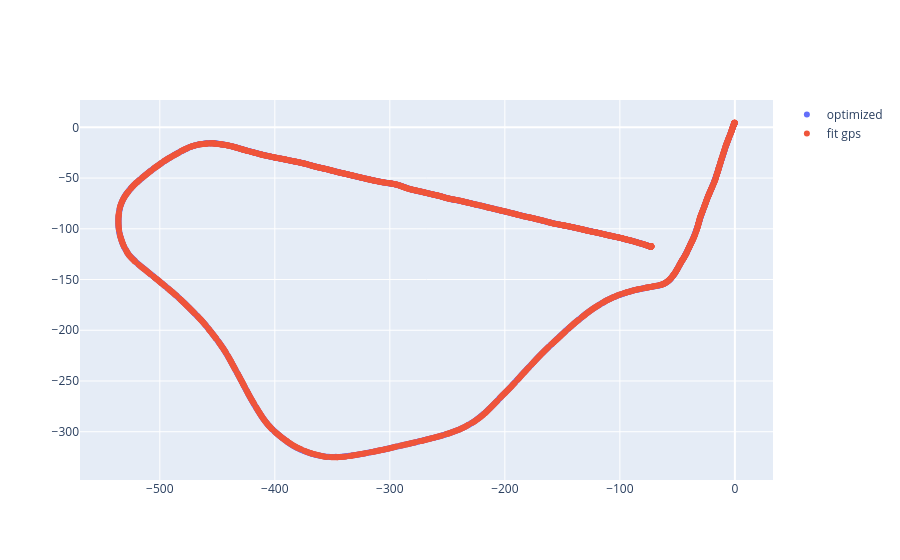

Notebook cell for this chart:
### Code cell
pose_arr = np.array([pose.translation() for pose in optimized_poses])
fig = go.Figure()
timestamps = fit_gps.index[:len(optimized_poses)]
fig.add_trace(go.Scatter(x=pose_arr[:, 0], y=pose_arr[:, 1], mode='markers', name='optimized', hovertext=[f'timestamp: {ts}' for ts in timestamps]))
fig.add_trace(go.Scatter(x=fit_enu.x, y=fit_enu.y, mode='markers', name='fit gps', hovertext=[f'timestamp: {ts}' for ts in timestamps]))
fig.show()

### Figure 1 — Plotly figure (JSON) as saved in the notebook; plotly's stock layout.template omitted (floating-point values rounded to 4 significant figures; data arrays with more than 128 entries replaced by an {"elided": "..."} marker saying what was removed)
{"data": [{"hovertext": {"elided": "1547 str values"}, "mode": "markers", "name": "optimized", "type": "scatter", "x": {"elided": "1547 float values"}, "y": {"elided": "1547 float values"}}, {"hovertext": {"elided": "1547 str values"}, "mode": "markers", "name": "fit gps", "type": "scatter", "x": {"elided": "1567 float values"}, "y": {"elided": "1567 float values"}}], "layout": {}}
